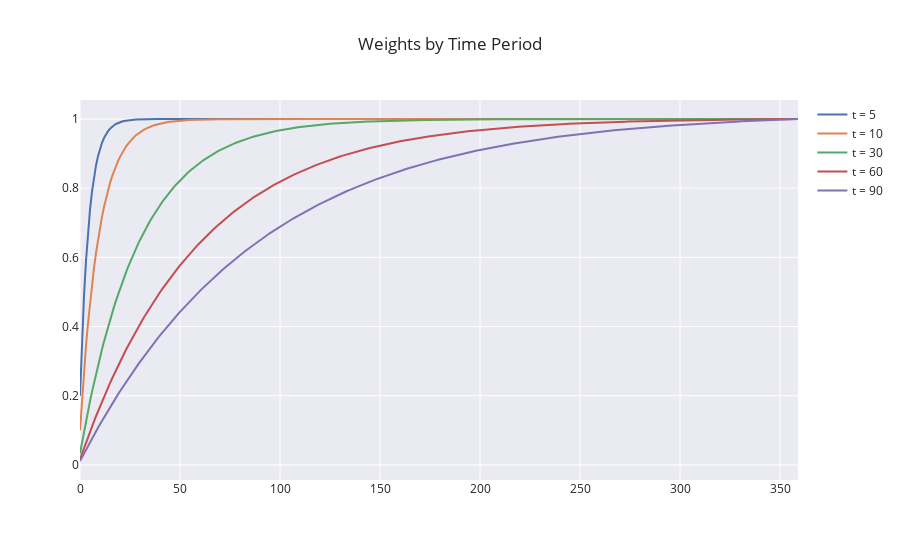

Notebook code cell kept with this figure:
### Code cell
nobs = 360
fig = utils.go.Figure()
for t in times:
    weights = np.power(1 - 1/t, np.arange(nobs))
    weights = weights / weights.sum()
    fig.add_scatter(x=np.arange(nobs), y=pd.Series(weights).cumsum(), name=f"t = {t}")
fig.update_layout(title_text="Weights by Time Period")
fig.show()

### Figure 1 — Plotly figure (JSON) as saved in the notebook; plotly's stock layout.template omitted (floating-point values rounded to 4 significant figures; data arrays with more than 128 entries replaced by an {"elided": "..."} marker saying what was removed)
{"data": [{"name": "t = 5", "type": "scatter", "x": {"elided": "360 int values"}, "y": {"elided": "360 float values"}}, {"name": "t = 10", "type": "scatter", "x": {"elided": "360 int values"}, "y": {"elided": "360 float values"}}, {"name": "t = 30", "type": "scatter", "x": {"elided": "360 int values"}, "y": {"elided": "360 float values"}}, {"name": "t = 60", "type": "scatter", "x": {"elided": "360 int values"}, "y": {"elided": "360 float values"}}, {"name": "t = 90", "type": "scatter", "x": {"elided": "360 int values"}, "y": {"elided": "360 float values"}}], "layout": {"title": {"text": "Weights by Time Period"}}}
